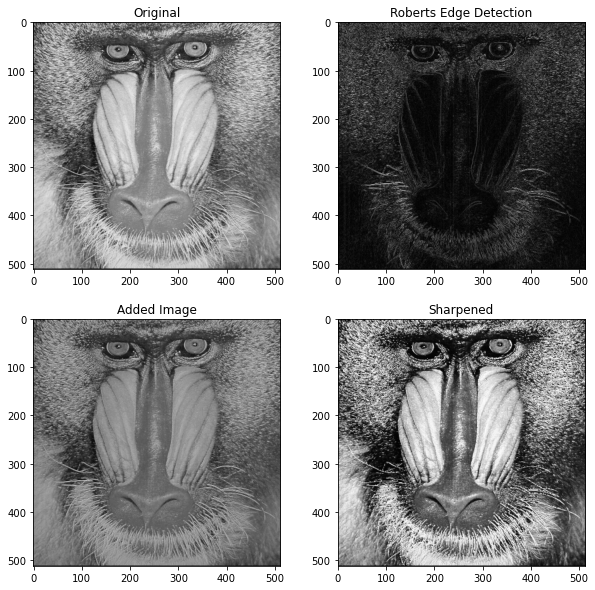

Reproduce this figure in Python.
import numpy as np
from matplotlib import pyplot as plt
import cv2

def robertsEdgeDetector(img):
    m,n = img.shape
    img_new = np.zeros([m, n])
    for i in range(1,m-1):
        for j in range(1,n-1):
            img_new[i][j] = abs(img[i][j] - img[i-1][j-1]) + abs(img[i][j-1] - img[i-1][j])
    return img_new
    
def hist_equalization(img):
    flat = img.flatten();
    def get_histogram(image, bins):
        histogram = np.zeros(bins)
        for pixel in image:
            histogram[pixel] += 1
        return histogram

    def cumsum(a):
        a = iter(a)
        b = [next(a)]
        for i in a:
            b.append(b[-1] + i)
        return np.array(b)
    hist = get_histogram(flat, 256)
    cs = cumsum(hist)
    nj = (cs - cs.min()) * 255
    N = cs.max() - cs.min()
    cs = nj / N
    cs = cs.astype('uint8')
    img_new = cs[flat]


    img_new = np.reshape(img_new, img.shape)
    return img_new
    
def edgeSharpeningAlgorithm1(img,shrink_min,shrink_max):
    shrink_img = hist_shrink(img,shrink_min,shrink_max)
    img_new = robertsEdgeDetector(shrink_img)
    img_added = img_new + img
    img = img_added.astype('int8')
    img = hist_equalization(img)
    return img_new,img_added,img
    
img_act = cv2.imread('../data/baboon.png')
image_gray = cv2.cvtColor(img_act, cv2.COLOR_BGR2GRAY)
robert,added, final = edgeSharpeningAlgorithm1(image_gray,10,100)

plt.figure(figsize=(10,10))
plt.subplot(2,2,1),plt.imshow(image_gray,cmap = 'gray');
plt.title('Original')
plt.subplot(2,2,2),plt.imshow(robert,cmap = 'gray');
plt.title('Roberts Edge Detection')
plt.subplot(2,2,3),plt.imshow(added,cmap = 'gray');
plt.title('Added Image')
plt.subplot(2,2,4),plt.imshow(final,cmap = 'gray');
plt.title('Sharpened')
